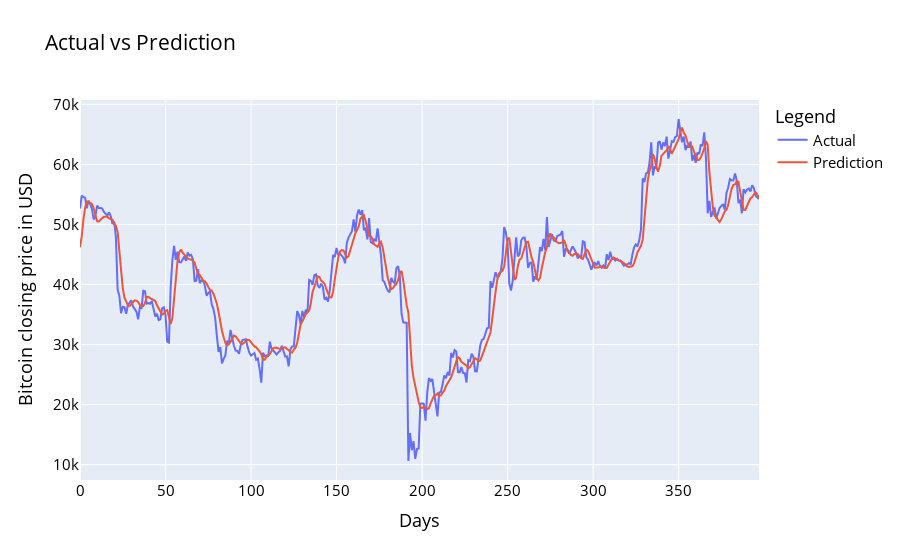

Notebook code for this chart:
### Code cell
df_plot = pd.DataFrame({ 'Actual': original_yval.squeeze(), 'Prediction':prediction_model_bilstm.squeeze() })
import plotly.express as px
fig = px.line(df_plot, x=df_plot.index.values, y=df_plot.columns,
              title='custom tick labels')
fig.update_layout(title_text='Actual vs Prediction', 
                   font_size=15, font_color='black', legend_title_text='Legend')
fig.update_xaxes(title='Days')
fig.update_yaxes(title='Bitcoin closing price in USD')
fig.show()

### Figure 1 — Plotly figure (JSON) as saved in the notebook; plotly's stock layout.template omitted (floating-point values rounded to 4 significant figures; data arrays with more than 128 entries replaced by an {"elided": "..."} marker saying what was removed)
{"data": [{"hovertemplate": "variable=Actual<br>x=%{x}<br>value=%{y}<extra></extra>", "legendgroup": "Actual", "line": {"color": "#636efa", "dash": "solid"}, "mode": "lines", "name": "Actual", "orientation": "v", "showlegend": true, "type": "scatter", "x": {"elided": "398 int values"}, "xaxis": "x", "y": {"elided": "398 float values"}, "yaxis": "y"}, {"hovertemplate": "variable=Prediction<br>x=%{x}<br>value=%{y}<extra></extra>", "legendgroup": "Prediction", "line": {"color": "#EF553B", "dash": "solid"}, "mode": "lines", "name": "Prediction", "orientation": "v", "showlegend": true, "type": "scatter", "x": {"elided": "398 int values"}, "xaxis": "x", "y": {"elided": "398 float values"}, "yaxis": "y"}], "layout": {"font": {"color": "black", "size": 15}, "legend": {"title": {"text": "Legend"}, "tracegroupgap": 0}, "title": {"text": "Actual vs Prediction"}, "xaxis": {"anchor": "y", "domain": [0, 1], "title": {"text": "Days"}}, "yaxis": {"anchor": "x", "domain": [0, 1], "title": {"text": "Bitcoin closing price in USD"}}}}
